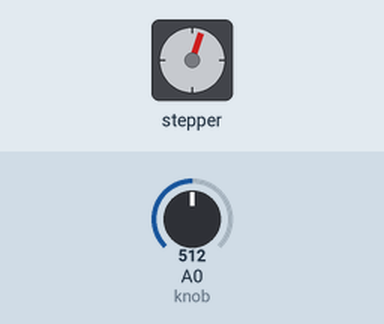
This sketch was run on a simulated Arduino Uno, built with avr-gcc and run on an emulated ATmega328P. Shown: stepper motor. The test bench sets the inputs (shaded band); at power-on: A0 (knob) = 512. Stepper angles assume 2048 steps per turn; what the sketch prints to the serial monitor is not drawn.

Above: at 1.2 s.
1.3 s: A0 (knob) set to 10
At 1.72 s:
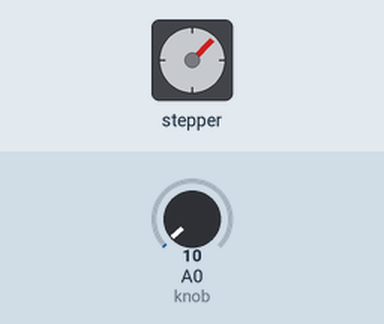
4.3 s: A0 (knob) set to 0
At 4.66 s:
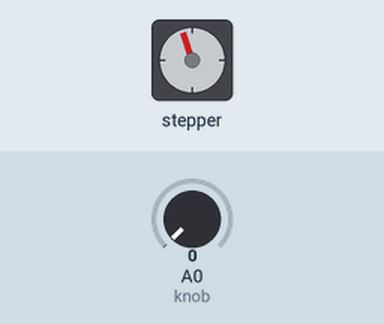
10.3 s: A0 (knob) set to 510
At 12.34 s:
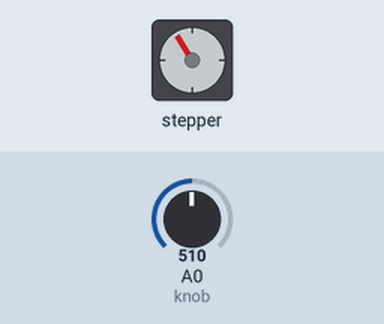
Timing chart, 0 to 19.3 s (numbered marks = the images above; inputs shaded):
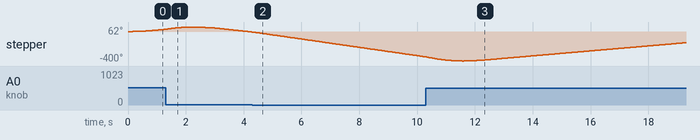

The sketch:

main.ino
```cpp
#include <AccelStepper.h>

// All the motor pins
#define m1 8
#define m2 9
#define m3 10
#define m4 11
#define STEPS_PER_TURN 2048

int knob = 0;
int motorSpeed = 500;
int motorAccel = 400;
int old = 0;
// True = left
// false = right
bool direction = true;

AccelStepper stepper(4, m1, m3, m2, m4);

void setup() {
    Serial.begin(9600);
    stepper.setMinPulseWidth(20);
    stepper.setMaxSpeed(motorSpeed);
    stepper.setSpeed(motorSpeed);
    stepper.setAcceleration(motorAccel);
    stepper.setCurrentPosition(stepper.currentPosition());
    stepper.runToPosition();
    Serial.println("Ready to rotate");
}

void loop() {
    int read = analogRead(knob);
    Serial.println(read);

    // right turn
    if (read < 500 && old >= 500){
        stepper.stop();
        stepper.runToPosition();
        stepper.setCurrentPosition(stepper.currentPosition());
        stepper.setSpeed(motorSpeed);
        stepper.moveTo(-10000);
        Serial.println("Right");
    // left turn otherwise
    } else if (read >= 500 && old < 500){
        stepper.stop();
        stepper.runToPosition();
        stepper.setCurrentPosition(stepper.currentPosition());
        stepper.runToPosition();
        stepper.setSpeed(motorSpeed);
        stepper.moveTo(10000);
        Serial.println("Left");
    }
    stepper.run();
    old = read;
}
```
